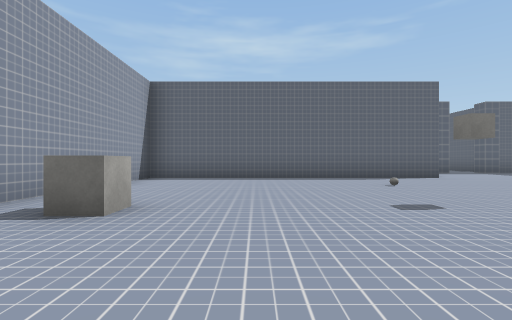
View 1 (above)

23 first-person views from a walk through a scene from a Unity 3-D project. The camera is 1.2 m above the floor, looks level and sees 85° across. The floor is counted in squares, 2.59 m on a side. Each view is taken from the middle of a square. On the plan, view 1 faces up. The plan holds only what a view shows up to about 9 squares ahead; the rest is blank. The place goes on beyond the plan. The player character is not drawn. Some surface patterns are stand-ins.

View 2
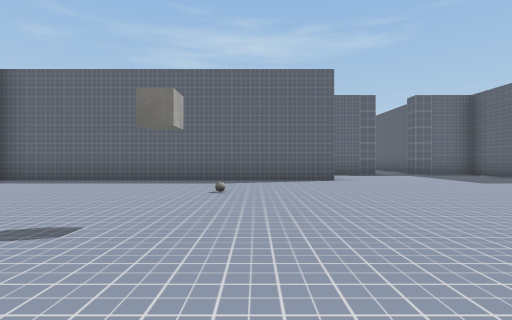

View 3
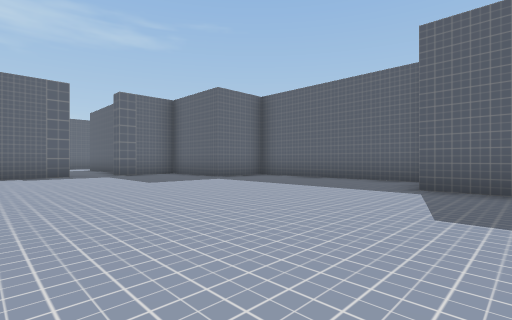

View 4
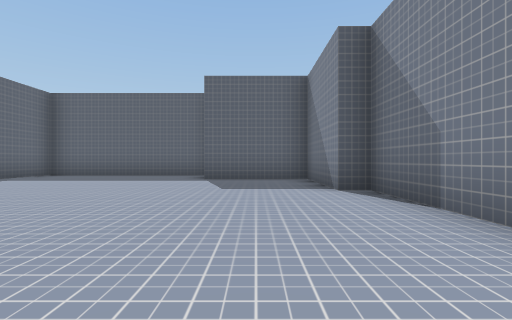

View 5
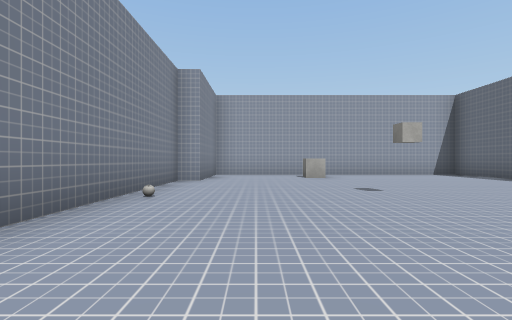

View 6
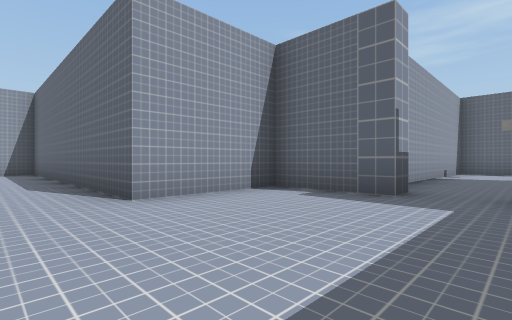

View 7
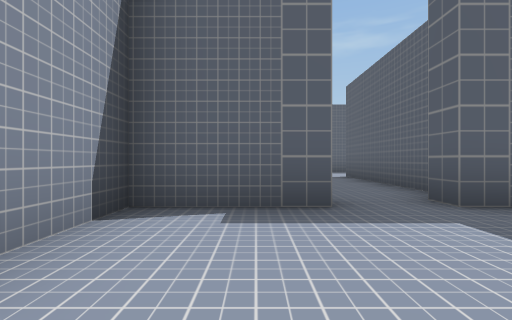

View 8
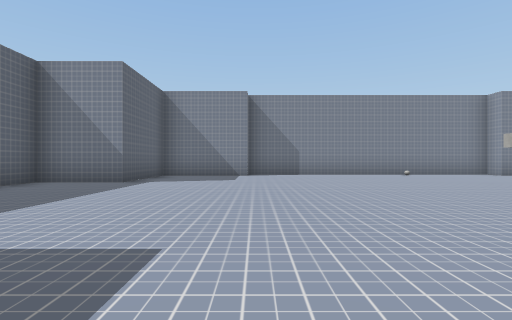

View 9
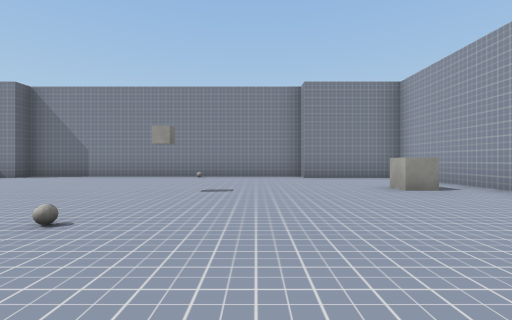

View 10
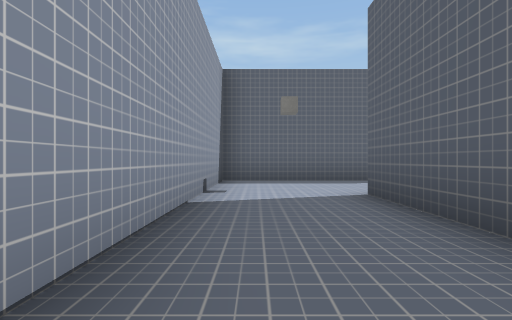

View 11
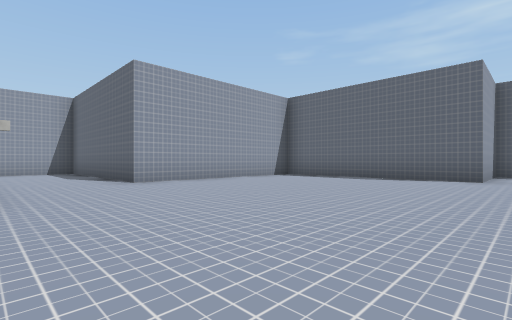

View 12
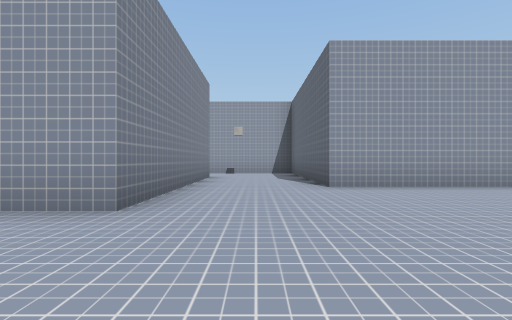

View 13
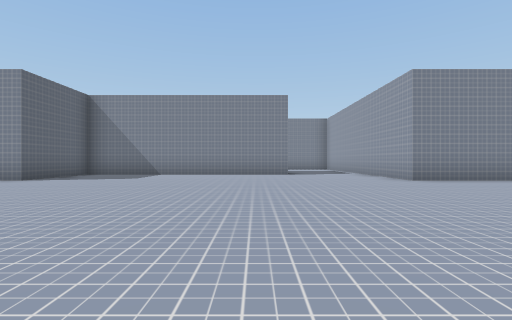

View 14
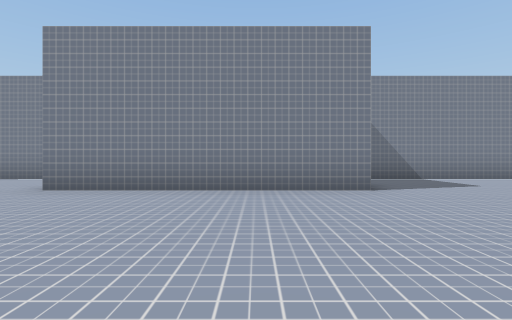

View 15
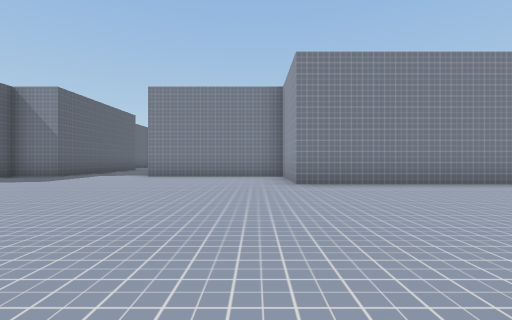

View 16
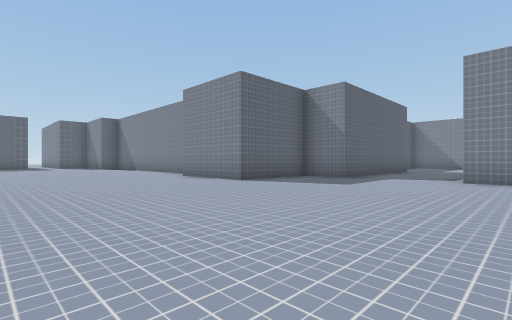

View 17
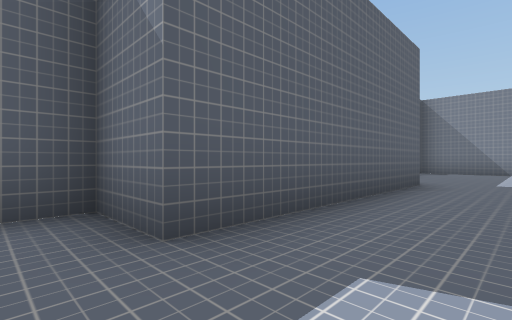

View 18
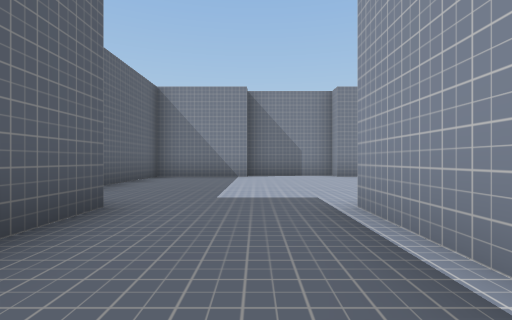

View 19
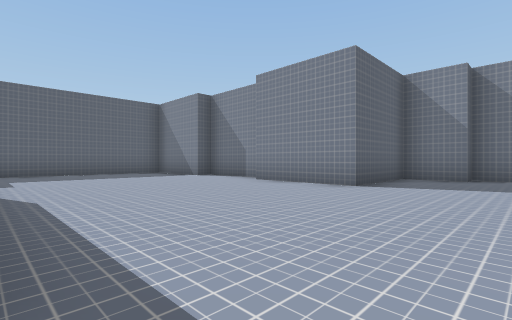

View 20
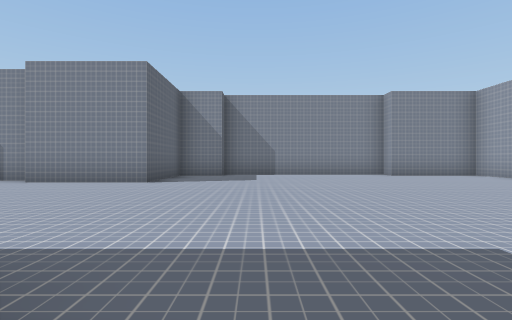

View 21
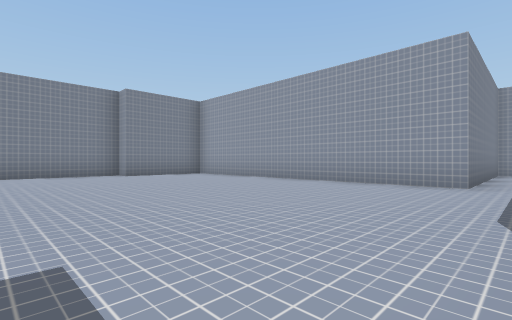

View 22
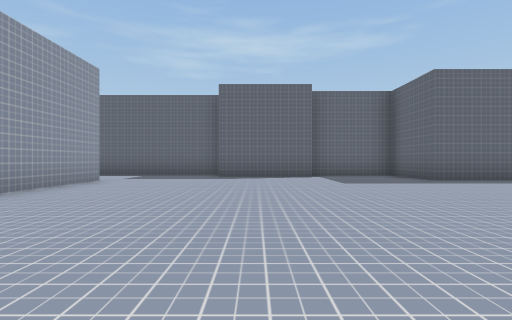

View 23
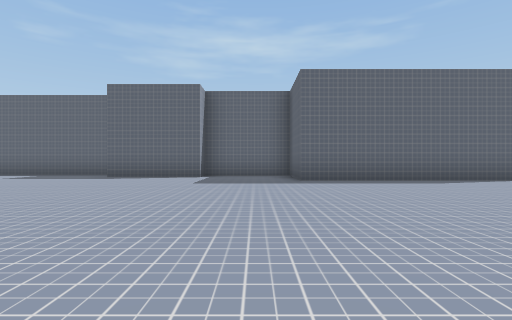

### Floor plan
Points are (right, up) in squares from view 1. A wall is a line through its corners. A room is listed if a view was taken in it or the views show most of it. See-through windows are left out.
Room 1 (views 1, 2, 3, 4, 5, 6, 7, 8, 9, 10)
walls: (5.6, 9.8) (4.8, 9.8) (4.8, 7.3) (-2.7, 7.3) (-2.7, -0.3) (-0.3, -0.3) (-0.3, -0.7) (7.2, -0.7) (7.2, -0.3) (9.8, -0.3) (9.8, 2.2) (11.5, 2.2) (11.5, 7.3) (9.8, 7.3) (9.8, 9.8) (8.5, 9.8); (8.5, 11) (8.5, 14.8); (6.3, 15.6) (6.3, 11.7)
ways out: opening at (7.5, 14.5) to room 2
objects: other object (-1, 3); other object (6, 10); other object (8, 10)
Room 2 (views 11, 12, 13, 14, 15, 16, 17)
walls: (33.5, 12.2) (34.7, 12.2) (34.7, 14.8) (37.2, 14.8); (16, 12.2) (22.2, 12.2) (22.2, 14.8) (27.2, 14.8) (27.2, 12.2) (31, 12.2); (16.3, 24.5) (16.3, 22.3) (11.5, 22.3); (11.3, 22) (11.3, 17.3) (6.3, 17.3) (6.3, 15.6); (8.5, 14.8) (13.5, 14.8) (13.5, 13.4)
ways out: opening at (7.5, 14.5) to room 1; opening at (14.5, 12.5) to room 3; opening at (32.5, 12) to room 3
Room 3 (views 18, 19, 20, 21, 22, 23)
walls: (20.9, 9.8) (16.9, 9.8); (31, 9) (31, 7.3) (26, 7.3) (26, 9.3) (23.5, 9.3) (23.5, 8.5) (21, 8.5); (33.5, 7.2) (33.5, 12.2); (13.7, 7.3) (18.5, 7.3) (18.5, -0.3) (21, -0.3) (21, -0.7) (26, -0.7) (26, -0.3) (27.2, -0.3) (27.2, 2.2) (29.7, 2.2) (29.7, 1.7) (32.2, 1.7) (32.2, 2.2) (34.7, 2.2) (34.7, 6.6); (13.5, 13.4) (13.5, 12)
ways out: opening at (14.5, 12.5) to room 2; opening at (32.5, 12) to room 2

Positions as (right, up) in squares from view 1, and headings:
1: (0, 0), facing up
2: (3, 1), facing up
3: (5, 1), facing up-right
4: (3, 1), facing right
5: (6, 1), facing left
6: (8, 6), facing up-left
7: (6, 7), facing up
8: (7, 8), facing down
9: (1, 7), facing down
10: (7, 11), facing up
11: (17, 15), facing up-left
12: (16, 16), facing left
13: (17, 21), facing down
14: (24, 19), facing down
15: (28, 20), facing down
16: (30, 19), facing down-right
17: (32, 13), facing down-right
18: (32, 10), facing down
19: (25, 7), facing down-right
20: (25, 8), facing down
21: (24, 8), facing down-left
22: (22, 1), facing up
23: (25, 1), facing up
